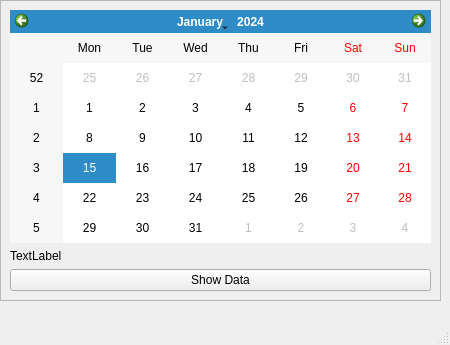
<?xml version="1.0" encoding="UTF-8"?>
<ui version="4.0">
 <class>MainWindow</class>
 <widget class="QMainWindow" name="MainWindow">
  <property name="geometry">
   <rect>
    <x>0</x>
    <y>0</y>
    <width>450</width>
    <height>345</height>
   </rect>
  </property>
  <property name="minimumSize">
   <size>
    <width>450</width>
    <height>345</height>
   </size>
  </property>
  <property name="maximumSize">
   <size>
    <width>450</width>
    <height>345</height>
   </size>
  </property>
  <property name="windowTitle">
   <string>MainWindow</string>
  </property>
  <widget class="QWidget" name="centralwidget">
   <property name="minimumSize">
    <size>
     <width>450</width>
     <height>294</height>
    </size>
   </property>
   <property name="maximumSize">
    <size>
     <width>450</width>
     <height>360</height>
    </size>
   </property>
   <widget class="QFrame" name="frame">
    <property name="geometry">
     <rect>
      <x>0</x>
      <y>0</y>
      <width>441</width>
      <height>301</height>
     </rect>
    </property>
    <property name="minimumSize">
     <size>
      <width>441</width>
      <height>301</height>
     </size>
    </property>
    <property name="maximumSize">
     <size>
      <width>441</width>
      <height>360</height>
     </size>
    </property>
    <property name="frameShape">
     <enum>QFrame::StyledPanel</enum>
    </property>
    <property name="frameShadow">
     <enum>QFrame::Raised</enum>
    </property>
    <layout class="QVBoxLayout" name="verticalLayout">
     <item>
      <widget class="QCalendarWidget" name="calendarWidget"/>
     </item>
     <item>
      <widget class="QLabel" name="label">
       <property name="text">
        <string>TextLabel</string>
       </property>
      </widget>
     </item>
     <item>
      <widget class="QPushButton" name="showDataBtn">
       <property name="text">
        <string>Show Data</string>
       </property>
      </widget>
     </item>
    </layout>
   </widget>
  </widget>
  <widget class="QMenuBar" name="menubar">
   <property name="geometry">
    <rect>
     <x>0</x>
     <y>0</y>
     <width>450</width>
     <height>26</height>
    </rect>
   </property>
  </widget>
  <widget class="QStatusBar" name="statusbar"/>
 </widget>
 <resources/>
 <connections/>
</ui>
